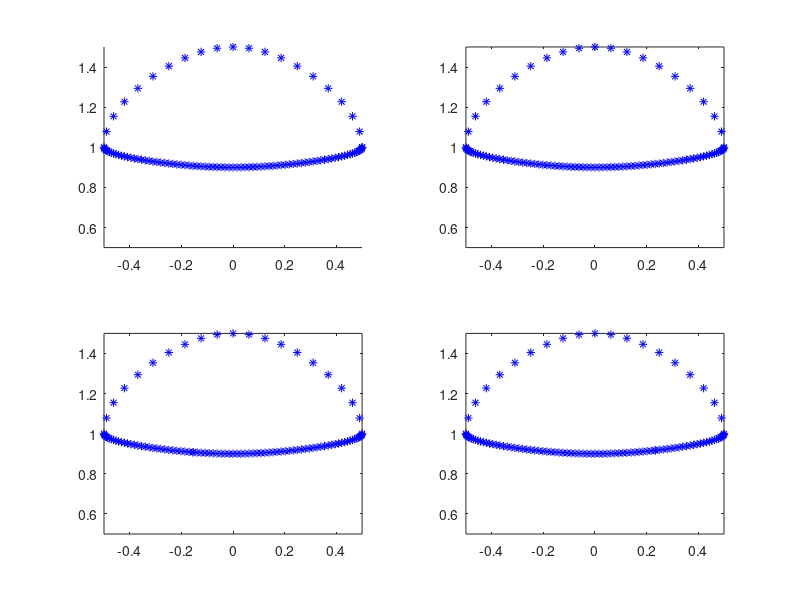

MATLAB code for this plot:
clear all;clc;close all;
dt = 0.01;
f_tg = 1;
phi_init = 0;
phi_prev = phi_init;
phi_t = phi_init;
phi_leg_diff = pi/2; %walking pattern; phase difference between legs
beta = 0.2; %proportion of air-time to ground-time
Cs = 0; %center for swing and extension
h_tg = 1; % walking height
alpha_tg = 45/180*pi; % swing amplitude
Ae = 0.5;
theta = 0;
kick_scale = 0.8; % smaller, the harder the legs kick


while phi_prev<6.28
    phi = mod(phi_prev + 2*pi*f_tg*dt,2*pi);
    phi_t = [phi_t phi];
    phi_prev = phi;
end
for i = 1:4
    phi_leg(i,:) = mod(phi_t + (phi_leg_diff*i-pi/2),2*pi);
end

for i = 1:4
    for j = 1:length(phi_leg)
        if phi_leg(i,j)<2*pi*beta && phi_leg(i,j) >= 0
            t_prime(i,j) = phi_leg(i,j)/2/beta;
            h_tg(i,j) = 1;
        else
            t_prime(i,j) = 2*pi-(2*pi-phi_leg(i,j))/(2*(1-beta));
            h_tg(i,j) = -kick_scale*Ae*sin(t_prime(i,j))+1;
        end
    end
end

u_tg_1 = [Cs + alpha_tg*cos(t_prime(1,:));h_tg(1,:) + Ae*sin(t_prime(1,:)) + theta*cos(t_prime(1,:))];
u_tg_2 = [Cs + alpha_tg*cos(t_prime(2,:));h_tg(2,:) + Ae*sin(t_prime(2,:)) + theta*cos(t_prime(2,:))];
u_tg_3 = [Cs + alpha_tg*cos(t_prime(3,:));h_tg(3,:) + Ae*sin(t_prime(3,:)) + theta*cos(t_prime(3,:))];
u_tg_4 = [Cs + alpha_tg*cos(t_prime(4,:));h_tg(4,:) + Ae*sin(t_prime(4,:)) + theta*cos(t_prime(4,:))];
figure(1)
hold on
axis([-0.5 0.5 0.5 1.5]) 

for i = 1:length(t_prime)
    subplot(2,2,1)
    hold on
    axis([-0.5 0.5 0.5 1.5]) 
    plot(tan(u_tg_1(1,i))*Ae,u_tg_1(2,i),'b*')
    subplot(2,2,2)
    axis([-0.5 0.5 0.5 1.5]) 
    plot(tan(u_tg_2(1,i))*Ae,u_tg_2(2,i),'b*')
    hold on
    subplot(2,2,3)
    axis([-0.5 0.5 0.5 1.5]) 
    plot(tan(u_tg_3(1,i))*Ae,u_tg_3(2,i),'b*')
    hold on
    
    subplot(2,2,4)
    axis([-0.5 0.5 0.5 1.5]) 
    plot(tan(u_tg_4(1,i))*Ae,u_tg_4(2,i),'b*')
    hold on
    pause(0.01)
end
    

            
            
            
                
    